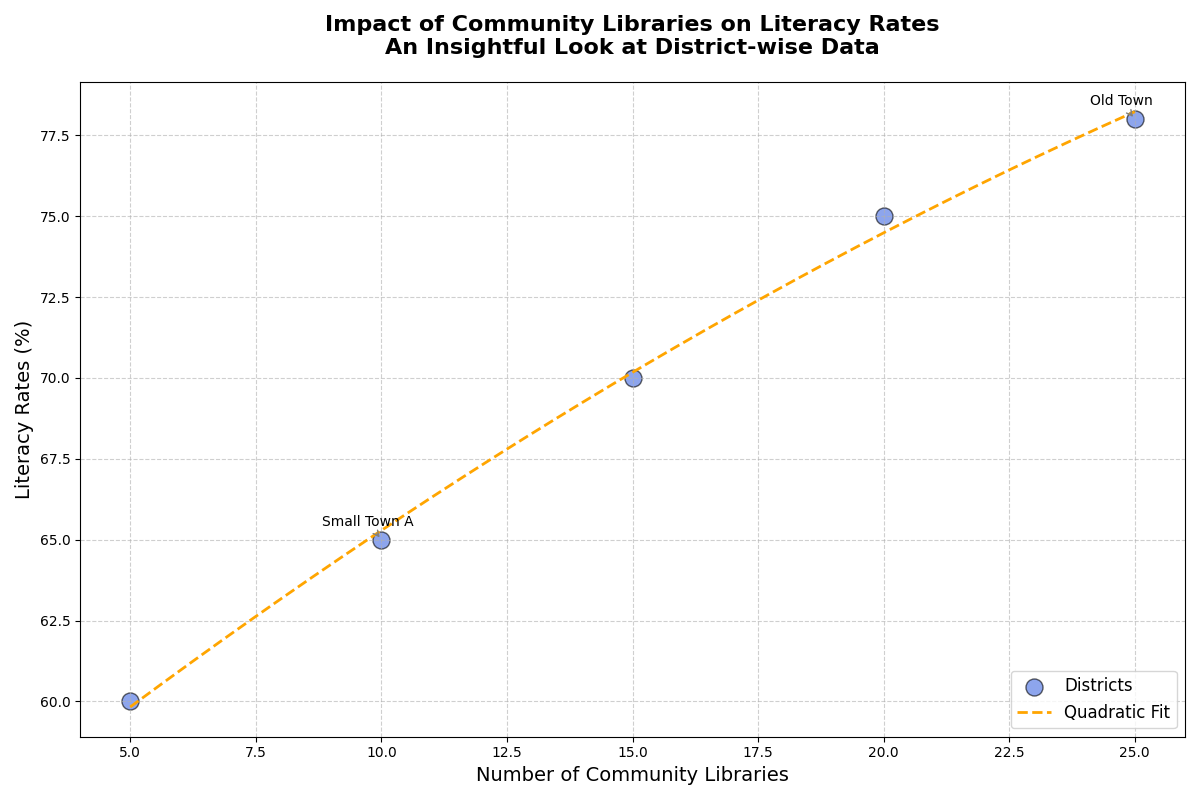

Python code for this plot:
import matplotlib.pyplot as plt
import numpy as np

# Data (Reduced):
libraries = np.array([5, 10, 15, 20, 25])
literacy_rates = np.array([60, 65, 70, 75, 78])

# Setting up the figure
fig, ax = plt.subplots(figsize=(12, 8))

# Creating the scatter plot
scatter = ax.scatter(libraries, literacy_rates, color='royalblue', edgecolor='black', s=150, alpha=0.6, label='Districts')

# Adding quadratic trend line for a smoother fit
def quadratic(x, a, b, c):
    return a*x**2 + b*x + c

# Fit the curve
params = np.polyfit(libraries, literacy_rates, 2, full=False, cov=False)
x_smooth = np.linspace(min(libraries), max(libraries), 300)
y_smooth = quadratic(x_smooth, *params)

# Plotting the trend line
ax.plot(x_smooth, y_smooth, linestyle='--', color='orange', linewidth=2, label='Quadratic Fit')

# Titles and labels
plt.title('Impact of Community Libraries on Literacy Rates\nAn Insightful Look at District-wise Data', fontsize=16, fontweight='bold', pad=20)
plt.xlabel('Number of Community Libraries', fontsize=14)
plt.ylabel('Literacy Rates (%)', fontsize=14)

# Adding grid for readability
ax.grid(visible=True, linestyle='--', alpha=0.6)

# Manually adjust the annotations because some data were removed
highlight_libraries = [10, 25]
highlight_labels = ['Small Town A', 'Old Town']
for lib, label in zip(highlight_libraries, highlight_labels):
    index = np.where(libraries == lib)[0][0]
    ax.annotate(label, (libraries[index], literacy_rates[index]), textcoords="offset points", xytext=(-10,10), ha='center', fontsize=10, arrowprops=dict(arrowstyle='->', color='gray'))

# Set legend
plt.legend(loc='lower right', fontsize=12)

# Automatically adjust layout
plt.tight_layout()

# Display the plot
plt.show()
